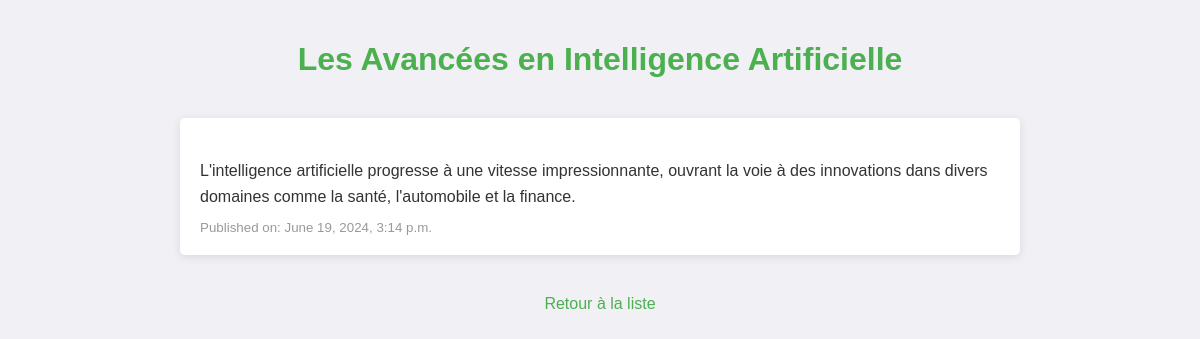
The page /articles/5/ on the database its author committed.
### main/models.py (models this page shows, shortened)
class Article(models.Model):
    title = models.CharField(max_length=200)
    content = models.TextField()
    publication_date = models.DateTimeField()

### main/views.py (the view)
# urls.py: path('articles/<int:article_id>/', views.article_detail, name='article_detail'),
def article_detail(request, article_id):
    article = get_object_or_404(Article, id=article_id)
    return render(request, 'main/article_detail.html', {'article': article})

### main/templates/main/article_detail.html (shortened to what this page needs)
<!DOCTYPE html>
<html lang="{{ LANGUAGE_CODE }}">
<head>
    <title>{% load i18n %}{{ article.title }}</title>
</head>
<body>
    <h1>{{ article.title }}</h1>
    <div class="article-container">
        <div class="content">
            <p>{{ article.content }}</p>
            <small>{% trans "Publié le :" %} {{ article.publication_date }}</small>
        </div>
    </div>
    <p><a href="{% url 'article_list' %}">{% trans "Retour à la liste" %}</a></p>
</body>
</html>

### main/templates/main/article_detail.html (style rules this page uses)
body { font-family: Arial, sans-serif; background-color: #f0f0f5; color: #333; margin: 0; padding: 20px; display: flex; flex-direction: column; align-items: center; }
.article-container { max-width: 800px; margin: 20px; padding: 20px; background-color: #fff; border-radius: 5px; box-shadow: 0 2px 10px rgba(0, 0, 0, 0.1); }
h1 { text-align: center; color: #4CAF50; margin-bottom: 20px; }
.content { margin-top: 20px; }
p { line-height: 1.6; margin-bottom: 10px; }
small { color: #999; display: block; margin-top: 10px; }
a { color: #4CAF50; text-decoration: none; }

### rows shown on the page
Article: title "Les Avancées en Intelligence Artificielle", content "L'intelligence artificielle progresse à une vitesse impressionnante, ouvrant la voie à des innovations dans divers domaines comme la santé, l'automobile et la finance.", publication_date "June 19, 2024, 3:14 p.m."
